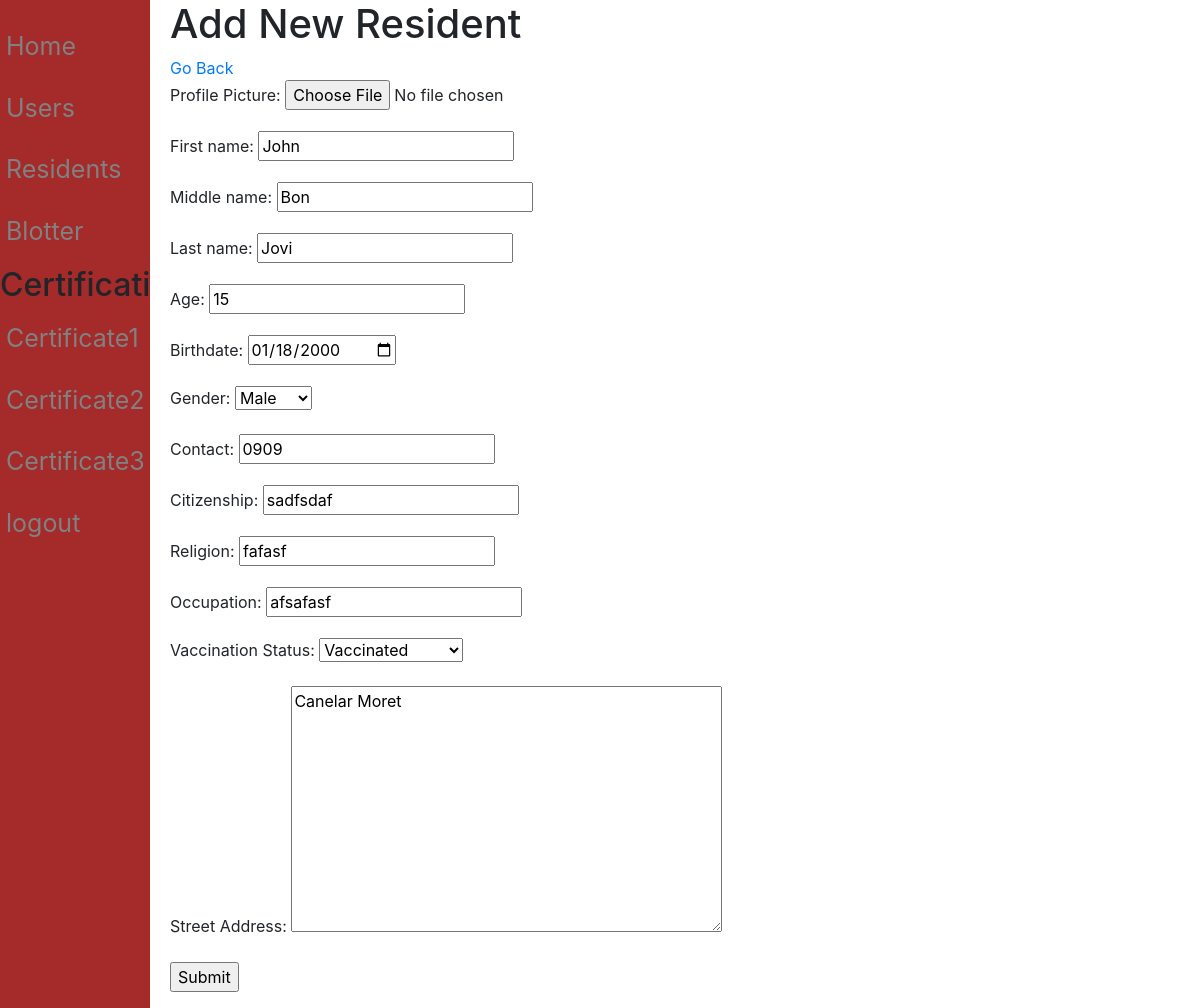
The app's page /resident_update/9/, older data.
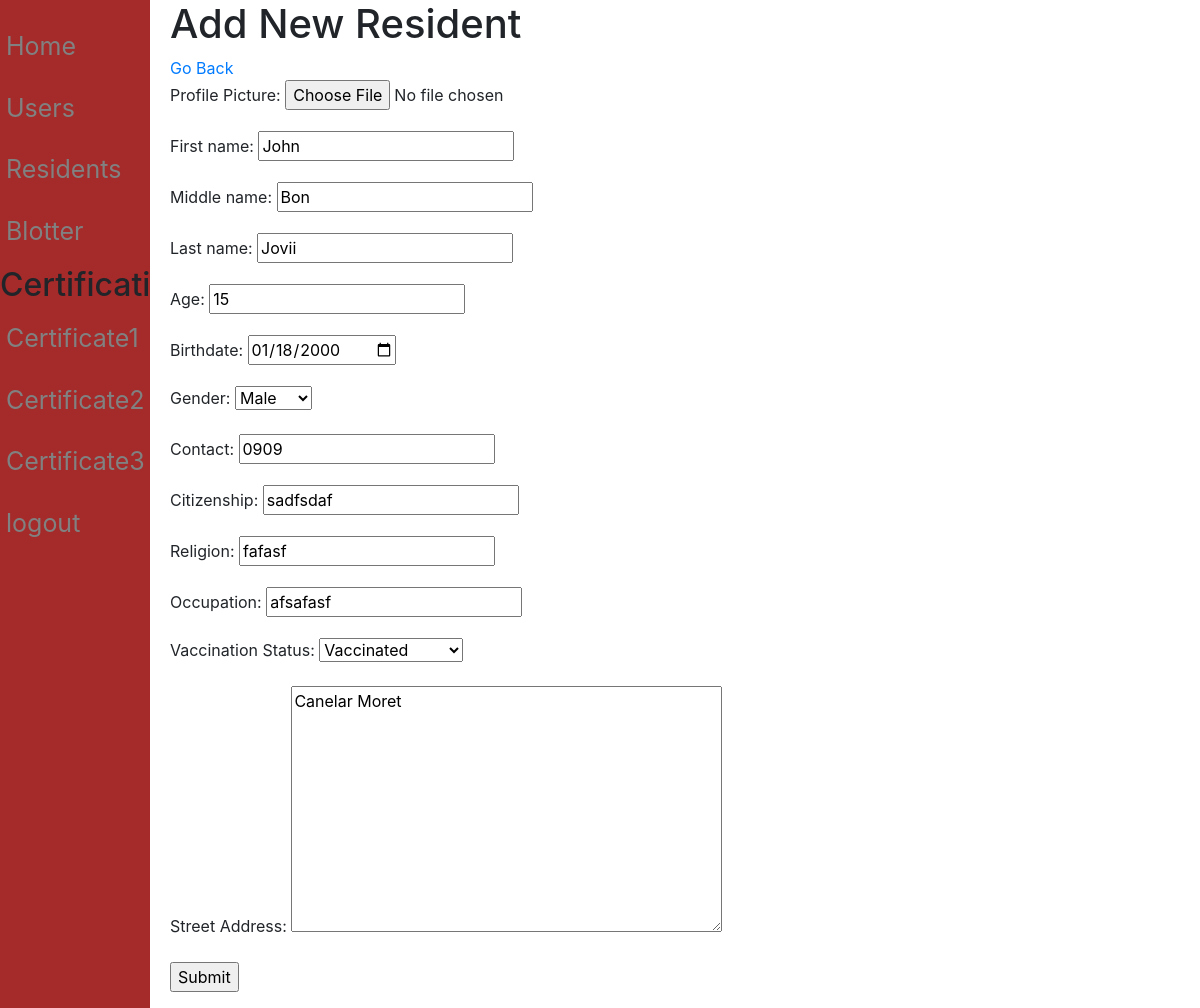
The same page, newer data.
### Resident/models.py (models this page shows)
class Resident (models.Model):
    pic = models.ImageField(null=True, blank = True, verbose_name="Profile Picture")
    First_name = models.CharField(max_length=50)
    Last_name = models.CharField(max_length=50)
    Middle_name = models.CharField(max_length=50)
    Age = models.IntegerField()
    Birthdate = models.DateField(auto_now_add=False, auto_now=False)
    Gender_choices = (
        ('Male','Male'),
        ('Female','Female')
        )
    Gender = models.CharField(max_length=100, choices=Gender_choices, default = "Not Specified")
    Contact = models.CharField(max_length=11)
    Citizenship = models.CharField(max_length=100)
    Religion = models.CharField(max_length=100)
    Occupation = models.CharField(max_length=100)
    Vac_choices = (
        ('Vaccinated','Vaccinated'),
        ('Non-Vaccinated','Non-Vaccinated')
    )
    Vaccination = models.CharField(max_length=100, choices = Vac_choices, verbose_name="Vaccination Status", default="")
    Address = models.TextField(max_length=250, verbose_name="Street Address")
    created_date = models.DateTimeField(auto_now_add=True)
    modified_date = models.DateTimeField(auto_now=True)

### Resident/views.py (the view)
def Update_resident(request, pk):
    resident_obj = Resident.objects.get(id = pk)
    form = Resident_Form(instance = resident_obj)
    if request.method == "POST":
        form = Resident_Form(request.POST, request.FILES, instance = resident_obj)
        if form.is_valid():
            form.save()
            messages.success(request, "Resident has been modified")
            return redirect('/residents/')
    context = {
        'form' : form
    }
    return render(request,"profile_form.html",context = context)

### Resident/forms.py
class Resident_Form(forms.ModelForm):
    class Meta:
        widgets = {
            'Birthdate' : DateInput()
        }
        model = Resident
        fields = [
            'pic',
            'First_name',
            'Middle_name',
            'Last_name',
            'Age',
            'Birthdate',
            'Gender',
            'Contact',
            'Citizenship',
            'Religion',
            'Occupation',
            'Vaccination',
            'Address',
        ]

### templates/profile_form.html (shortened to what this page needs)
{% extends 'base.html' %}
{% block content %}
<h1>Add New Resident</h1>
<a href = "{{request.META.HTTP_REFERER}}">Go Back</a>
<form enctype="multipart/form-data" method = "POST" action="">
    {{ form.as_p }}
    <input type = "submit" name = "Submit" onclick = "">
</form>
{% endblock content %}

Row changes from the older to the newer data that the page shows:
changed Resident "John": Last_name "Jovi" → "Jovii"
